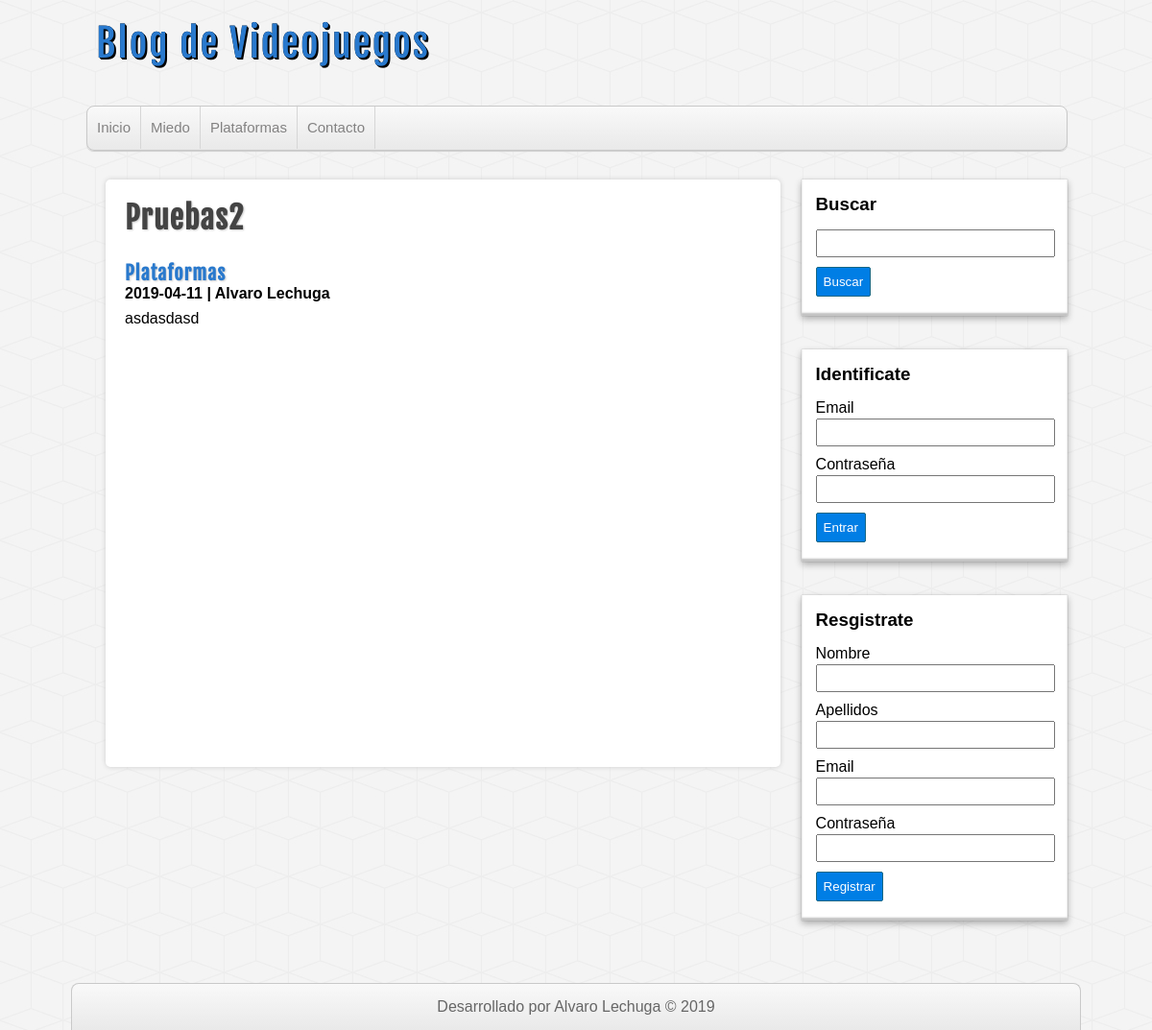
/Blog_PHP/entrada.php?id=4, run on the app's committed database.
### tables this page shows
CREATE TABLE IF NOT EXISTS `categorias` (
  `id` int(255) NOT NULL AUTO_INCREMENT,
  `nombre` varchar(100) DEFAULT NULL,
  PRIMARY KEY (`id`)
);

CREATE TABLE IF NOT EXISTS `entradas` (
  `id` int(255) NOT NULL AUTO_INCREMENT,
  `usuario_id` int(255) NOT NULL,
  `categoria_id` int(255) NOT NULL,
  `titulo` varchar(255) NOT NULL,
  `descripcion` mediumtext,
  `fecha` date NOT NULL,
  PRIMARY KEY (`id`),
  KEY `fk_entrada_usuario` (`usuario_id`),
  KEY `fk_entrada_categoria` (`categoria_id`)
);

### Blog_PHP/includes/helpers.php (called while the page is built, shortened)
<?php
function conseguirCategorias($conexion){
	$sql = "SELECT * FROM categorias ORDER BY id ASC;";
	$categorias = mysqli_query($conexion, $sql);
	$resultado = array();
	if($categorias && mysqli_num_rows($categorias) >= 1){
		$resultado = $categorias;
	}
	return $resultado;
}
function conseguirEntrada($conexion, $id){
	$sql = "SELECT e.*, c.nombre AS 'categoria', CONCAT(u.nombre, ' ', u.apellidos) AS usuario"
		  . " FROM entradas e ".
		   "INNER JOIN categorias c ON e.categoria_id = c.id ".
		   "INNER JOIN usuarios u ON e.usuario_id = u.id ".
		   "WHERE e.id = $id";
	$entrada = mysqli_query($conexion, $sql);
	$resultado = array();
	if($entrada && mysqli_num_rows($entrada) >= 1){
		$resultado = mysqli_fetch_assoc($entrada);
	}
	return $resultado;
}

### Blog_PHP/entrada.php (the view, shortened to what this page needs)
<?php require_once 'includes/conexion.php'; ?>
<?php require_once 'includes/helpers.php'; ?>
<?php
	$entrada_actual = conseguirEntrada($db, $_GET['id']);
?>
<?php require_once 'includes/cabecera.php'; ?>
<?php require_once 'includes/lateral.php'; ?>
<div id="principal">
	<h1><?=$entrada_actual['titulo']?></h1>
	<a href="categoria.php?id=<?=$entrada_actual['categoria_id']?>">
		<h2><?=$entrada_actual['categoria']?></h2>
	</a>
	<h4><?=$entrada_actual['fecha']?> | <?=$entrada_actual['usuario'] ?></h4>
	<p>
		<?=$entrada_actual['descripcion']?>
	</p>
</div>
<?php require_once 'includes/pie.php'; ?>

### Blog_PHP/includes/cabecera.php (shortened to what this page needs)
<?php require_once 'conexion.php'; ?>
<?php require_once 'includes/helpers.php'; ?>
<!DOCTYPE HTML>
<html lang="es">
    <head>
        <link rel="stylesheet" type="text/css" href="./assets/css/style.css" />
    </head>
    <body>
        <header id="cabecera">
            <div id="logo">
                <a href="index.php">
                    Blog de Videojuegos
                </a>
            </div>
            <nav id="menu">
                <ul>
                    <li>
                        <a href="index.php">Inicio</a>
                    </li>
                    <?php
                    $categorias = conseguirCategorias($db);
                    if (!empty($categorias)):
                        while ($categoria = mysqli_fetch_assoc($categorias)):
                            ?>
                            <li>
                                <a href="categoria.php?id=<?= $categoria['id'] ?>"><?= $categoria['nombre'] ?></a>
                            </li>
                            <?php
                        endwhile;
                    endif;
                    ?>
                    <li>
                        <a href="contacto.php">Contacto</a>
                    </li>
                </ul>
            </nav>
        </header>
        <div id="contenedor">

### Blog_PHP/assets/css/style.css (style rules this page uses)
* { margin: 0px; padding: 0px; font-family: sans-serif, Helvetica, Arial; text-decoration: none; }
body { background: url(../img/cubes.png) #F4F4F4; }
#cabecera { width: 85%; height: auto; background: transparent; margin: 0px auto; }
#logo { float:left; width: 540px; height: 110px; }
#logo a { font-family: "fajala", Helvetica; font-size: 40px; letter-spacing: 2px; color: #2979CD; text-shadow: 0px 0px 0px black, 1px 1px 0px black, 2px 2px 0px black; transition: all 500ms; line-height: 90px; margin-left: 10px; }
#menu { clear: both; width: 100%; height: 45px; background: linear-gradient(to bottom, #f9f9f9 0px, #e9e9e9 100%); border: 1px solid #C9C9C9; border-radius: 8px; box-shadow: 0px 1px 1px #ccc; overflow: hidden; }
#menu ul { list-style: none; }
#menu ul li { float: left; line-height: 44px; border-right: 1px solid #D6D6D6; }
#menu ul li a { display: block; padding-left: 10px; padding-right: 10px; font-size: 15px; color: #838282; }
#contenedor { width: 85%; height: auto; margin: 0px auto; margin-top: 30px; margin-bottom: 30px; }
#principal { float: left; width: 65%; min-height: 572px; background:white; border-radius: 5px; box-shadow: 0px 0px 5px #ccc; margin-left: 20px; padding: 20px; overflow: hidden; }
#principal a { color: #333; }
#principal h1 { font-size: 32px; color: #444; letter-spacing: 1px; text-shadow: 1px 1px 2px #ccc; font-family: "fajala"; }
#principal h2 { font-size: 20px; color: #2979CD; text-shadow: 1px 1px 2px #ccc; letter-spacing: 1px; font-family: "fajala"; margin-top: 25px; }
#principal p { margin-top: 8px; }

### data on the page
categorias: nombre "Miedo"
categorias: nombre "Plataformas"
entradas: titulo "Pruebas2", categoria.nombre "Plataformas", fecha "2019-04-11", descripcion "asdasdasd"

### other printed values
$entrada_actual['usuario'] "Alvaro Lechuga"
